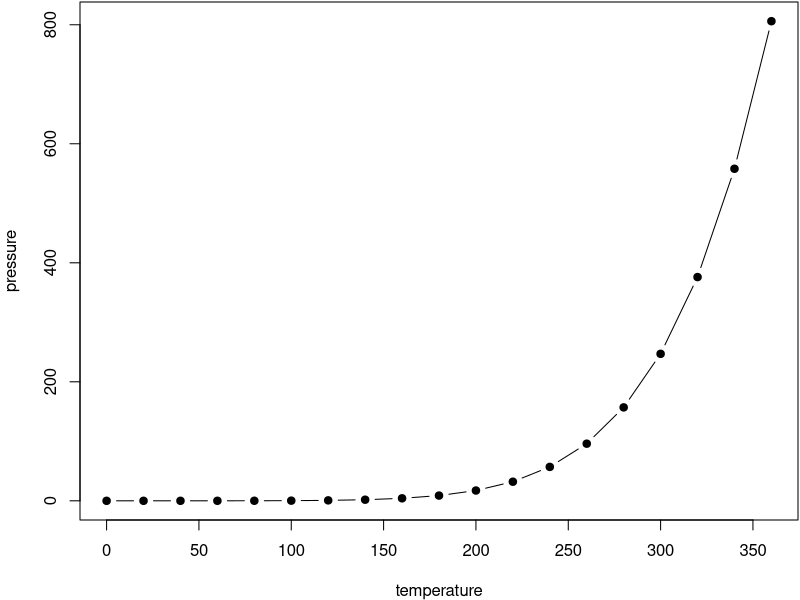
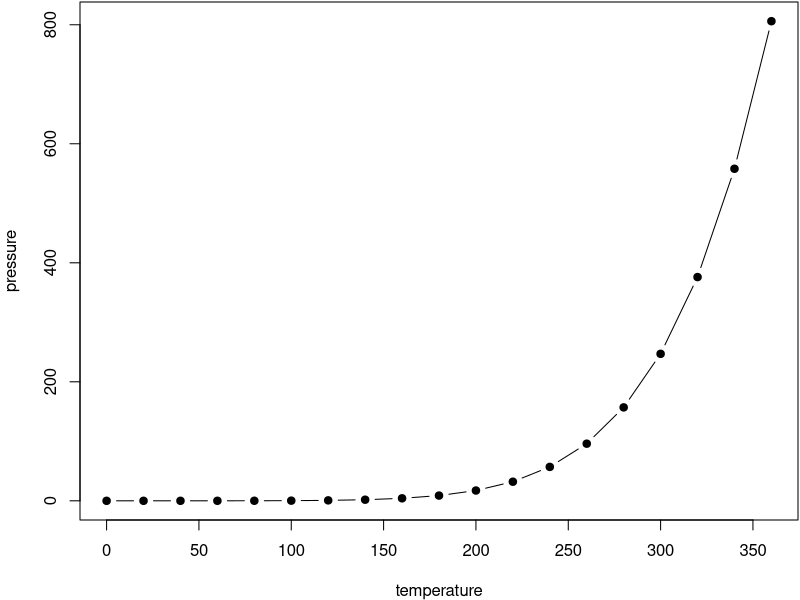

The R source for these figures, in order:
## ---- chunk 1
par(mar = c(4, 4, 0.1, 0.1))
plot(pressure, pch = 19, type = "b")
## ---- chunk 2
par(mar = c(4, 4, 0.1, 0.1))
plot(pressure, pch = 19, type = "b")
## ---- chunk 3
#install.packages('broom')
library(broom)
fit <- lm(Sepal.Width ~ Petal.Length + Petal.Width, iris)
tidy(fit)
## ---- chunk 4
knitr::kable(tidy(fit))
